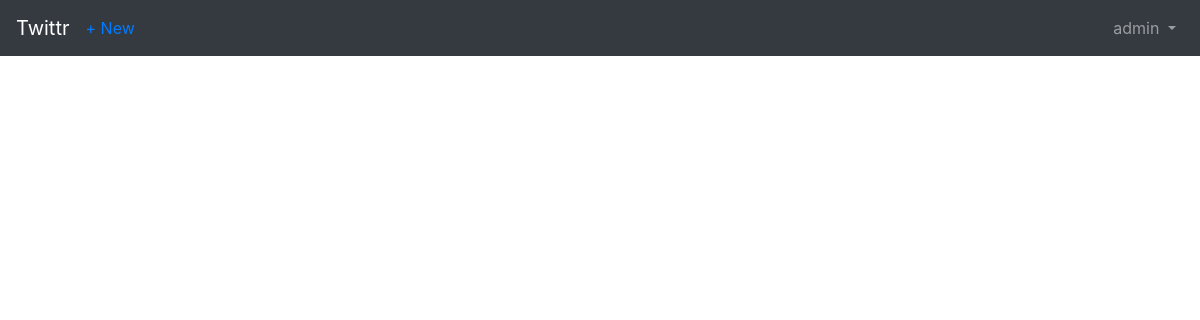
The page /posts/ (signed in) on the database as committed earlier.
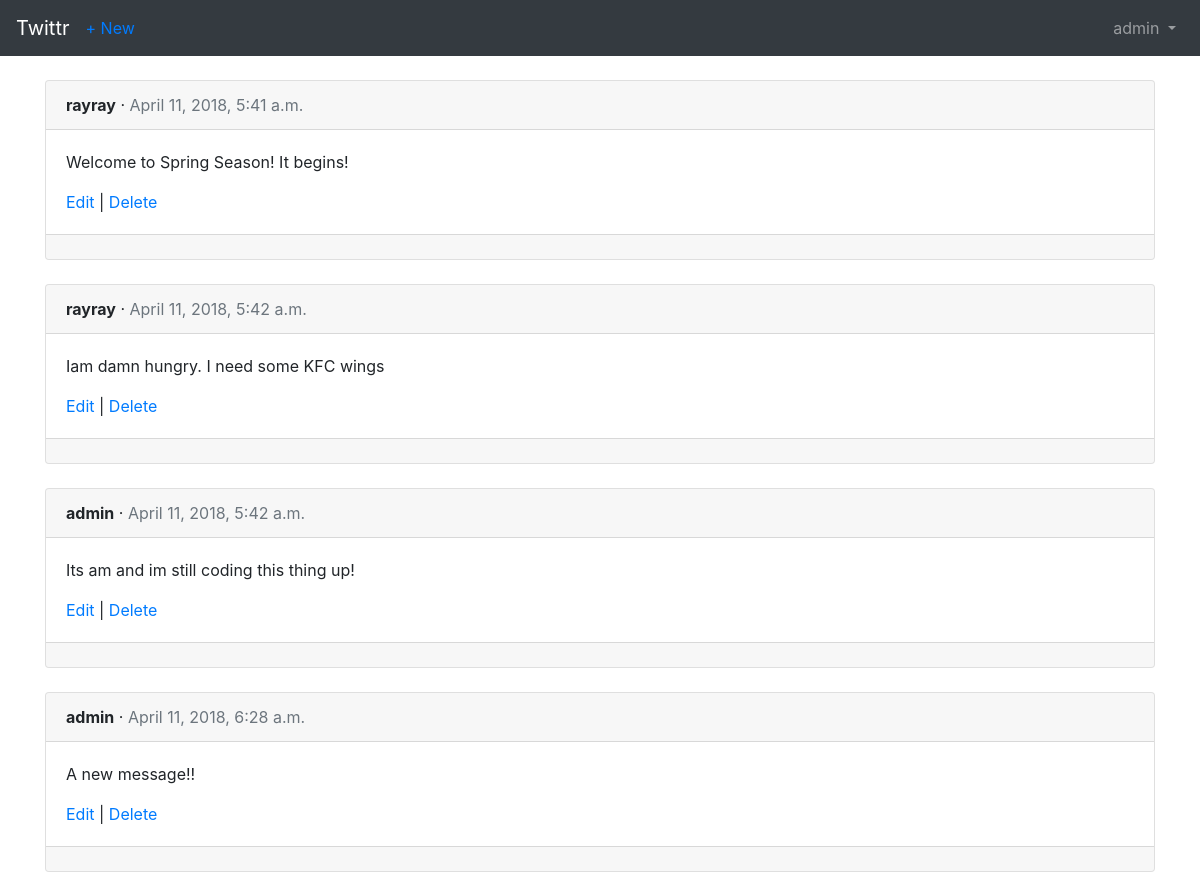
The same page on the database as committed later.
### users/models.py (models this page shows)
class CustomUser(AbstractUser):
    objects = CustomUserManager

### posts/models.py (models this page shows, shortened)
class Post(models.Model):
    message = models.CharField(max_length=280)
    date = models.DateTimeField(auto_now_add=True)
    author = models.ForeignKey(settings.AUTH_USER_MODEL, on_delete=models.CASCADE)

### posts/views.py (the view)
# urls.py: path('', views.PostListView.as_view(), name='post_list'),
class PostListView(LoginRequiredMixin, ListView):
    model = models.Post
    template_name = 'post_list.html'
    login_url = 'login'

### templates/post_list.html (shortened to what this page needs)
{% extends 'base.html' %}
{% block content %}
{% for post in object_list %}
  <div class="card">
    <div class="card-header">
      <span class="font-weight-bold">{{ post.author }}</span> &middot; <span class="text-muted">{{ post.date }}</span>
    </div>
    <div class="card-body">
      <p>{{ post.message }}</p>
      <a href="{% url 'post_edit' post.pk %}">Edit</a> |
      <a href="{% url 'post_delete' post.pk %}">Delete</a>
    </div>
    <div class="card-footer">
    </div>
  </div>
  <br />
{% endfor %}
{% endblock %}

### templates/base.html (shortened to what this page needs)
<!DOCTYPE html>
<html lang="en" dir="ltr">
  <head>
<link rel="stylesheet" href="https://maxcdn.bootstrapcdn.com/bootstrap/4.0.0\
/css/bootstrap.min.css" integrity="sha384-Gn5384xqQ1aoWXA+058RXPxPg6fy4IWvTNh0E2\
63XmFcJlSAwiGgFAW/dAiS6JXm">
  </head>
  <body>
    <nav class="navbar navbar-expand-md navbar-dark bg-dark mb-4">
      <a class="navbar-brand" href="{% url 'home' %}">Twittr</a>
      {% if user.is_authenticated %}
        <ul class="navbar-nav mr-auto">
          <li class="nav-item"><a href="{% url 'post_new' %}">+ New</a></li>
        </ul>
      {% endif %}
      <div class="collapse navbar-collapse" id="navbarCollapse">
        {% if user.is_authenticated %}
          <ul class="navbar-nav ml-auto">
            <li class="nav-item">
              <a class="nav-link dropdown-toggle" href="#" id="userMenu" data-toggle="dropdown" aria-haspopup="true" aria-expanded="false">
                {{ user.username }}
              </a>
            </li>
          </ul>
        {% else %}
        <form class="form-inline ml-auto">
          <a href="{% url 'login' %}" class="btn btn-outline-secondary">Log in</a>
          <a href="{% url 'signup' %}" class="btn btn-primary ml-2">Sign up</a>
        </form>
        {% endif %}
      </div>
  </nav>
  <div class="container">
    {% block content %}
    {% endblock %}
  </div>
</body>
</html>

Rows that differ between the two databases and show on the page:
added Post: author "rayray", date "April 11, 2018, 5:41 a.m.", message "Welcome to Spring Season! It begins!"
added Post: author "rayray", date "April 11, 2018, 5:42 a.m.", message "Iam damn hungry. I need some KFC wings"
added Post: author "admin", date "April 11, 2018, 5:42 a.m.", message "Its am and im still coding this thing up!"
added Post: author "admin", date "April 11, 2018, 6:28 a.m.", message "A new message!!"
